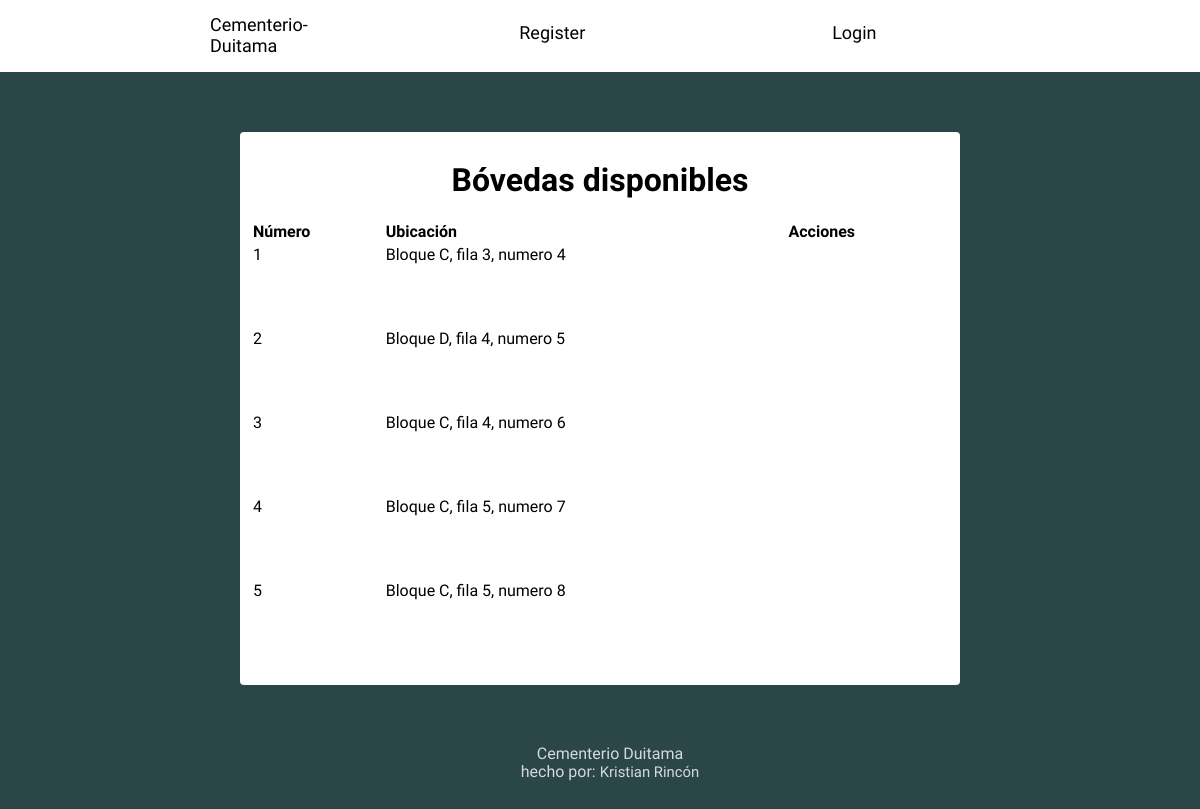
Screenshot of /lista_bovedas/ with the database file from the repository.
### core/models.py (models this page shows, shortened)
class Boveda(models.Model):
    numero = models.AutoField(primary_key=True, null=False, blank=False,)
    ubicacion = models.CharField(max_length=100, null=False, blank=False,)
    disponible = models.BooleanField(default=True)
    class Meta:
        verbose_name_plural = "Bóvedas disponibles"

### core/views.py (the view)
# urls.py: path('lista_bovedas/', views.lista_bovedas, name='lista_bovedas'),
def lista_bovedas(request):
    bovedas = Boveda.objects.filter()
    context = {'bovedas': bovedas}
    return render(request, 'lista_bovedas.html', context)

### core/templates/lista_bovedas.html (shortened to what this page needs)
{% extends 'layout.html' %}
{% block content %}
    <h1 class="h1">Bóvedas disponibles</h1>
    <table class="table">
        <thead>
            <tr>
                <th>Número</th>
                <th>Ubicación</th>
                <th>Acciones</th>
            </tr>
        </thead>
        <tbody>
            {% for boveda in bovedas %}
                <tr>
                    <td>{{ boveda.numero }}</td>
                    <td>{{ boveda.ubicacion }}</td>
                    <td>
                        <form action="{% url 'lista_bovedas' %}" method="post">
                        </form>
                    </td>
                </tr>
            {% empty %}
                <tr>
                    <td colspan="3">No hay bóvedas disponibles</td>
                </tr>
            {% endfor %}
        </tbody>
    </table>
{% endblock %}

### core/templates/layout.html (shortened to what this page needs)
<!DOCTYPE html>
{% load static %}
<html>
<head>
	<link rel="stylesheet" type="text/css" href="{% static 'normalize.css' %}">
	<link rel="stylesheet" type="text/css" href="{% static 'core/style.css' %}">
</head>
<body>
	<header class="main-head">
		<nav class="main">
			<a class="feed" href="{% url 'home' %}">Cementerio-Duitama</a>
			<ul>
				{% if request.user.is_authenticated %}
					<li><a href="{% url 'logout' %}">Salir</a></li>
				{% else %}
					<li><a href="{% url 'register' %}">Register</a></li>
					<li><a href="{% url 'login' %}">Login</a></li>
				{% endif %}
			</ul>
		</nav>
	</header>
	<div class="main">
		<nav class="second-nav">
		</nav>
		{% block content %}
		{% endblock content %}
	</div>
	<footer>
		<div class="row">
			<p>Cementerio Duitama<br>hecho por: <a href="">Kristian Rincón</a></p>
		</div>
	</footer>
</body>
</html>

### core/static/core/style.css (style rules this page uses)
body { background: #2a4646; font-size: 62.5%; font-family: 'Varela Round', Helvetica, Arial, serif; }
.h1 { margin-top: 0%; text-align: center; font-size: 2rem; }
p { font-size: 1rem; margin-left: 20px; }
table { width: 100%; font-size: 16px; margin-left: 10px; }
th, td { vertical-align: top; }
th { font-weight: bold; text-align: left; }
.main-head { background: white; color: black; }
nav.main { min-height: 7vh; display: flex; width: 65%; margin: auto; align-items: center; padding: 0.5rem; }
nav.main ul { display: flex; flex: 1 1 40rem; justify-content: space-around; align-items: center; list-style: none; }
.feed { font-size: 18px; }
a { font-size: .93rem; text-decoration: none; color: black; }
.main { background: white; width: 60%; margin: 5% auto; border-radius: 4px; padding-bottom: 20px; }
.second-nav { display: flex; padding: 15px 30px; }
li a { font-size: 18px; }
li { margin-left: 20px; }
p { margin-bottom: 10px; }
ul { margin: 0; padding-left: 20px; }
li { margin-bottom: 5px; }
li { font-size: 18px; }
form { margin: 0; padding: 40px; font-size: 1rem; }
footer { color: white; text-align: center; font-size: .875em; margin: 40px 0; }
footer p { opacity: .8; }
footer p a { color: white; }

### rows the page displays
Boveda: numero "1", ubicacion "Bloque C, fila 3, numero 4"
Boveda: numero "2", ubicacion "Bloque D, fila 4, numero 5"
Boveda: numero "3", ubicacion "Bloque C, fila 4, numero 6"
Boveda: numero "4", ubicacion "Bloque C, fila 5, numero 7"
Boveda: numero "5", ubicacion "Bloque C, fila 5, numero 8"
